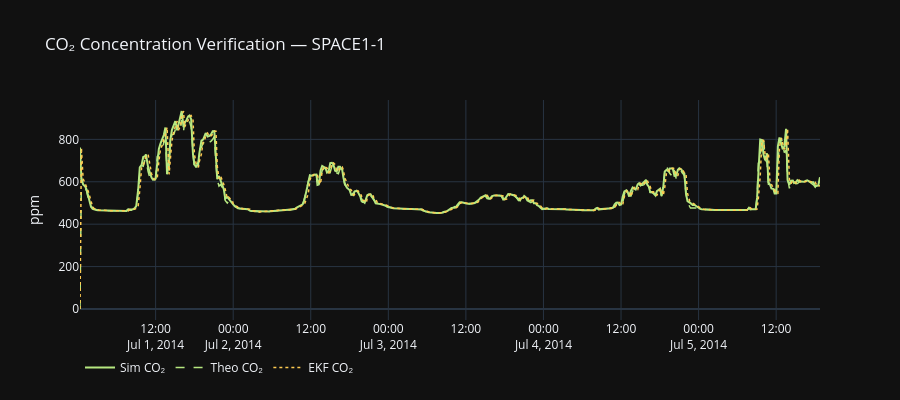

The notebook cell saved with this chart:
### Markdown cell above
## 3 · CO₂ Verification (C_in)

### Code cell
fig = go.Figure()
t = df['Datetime']

fig.add_trace(go.Scatter(x=t, y=df[f'{ZONE}_CO2_ppm'],
    name='Sim CO₂', line=dict(color='#B6E880', width=2)))
fig.add_trace(go.Scatter(x=t, y=df[f'{ZONE}_C_in_theo'],
    name='Theo CO₂', line=dict(color='#B6E880', width=1.5, dash='dash')))
fig.add_trace(go.Scatter(x=t, y=df[f'{ZONE}_C_in_est'],
    name='EKF CO₂', line=dict(color='#FECB52', width=1.5, dash='dot')))

fig.update_layout(template='plotly_dark', height=400,
    title=f'CO₂ Concentration Verification — {ZONE}',
    yaxis_title='ppm',
    legend=dict(orientation='h', y=-0.15))
fig.show()

### Figure 1 — Plotly figure (JSON) as saved in the notebook; plotly's stock layout.template omitted (floating-point values rounded to 4 significant figures; data arrays with more than 128 entries replaced by an {"elided": "..."} marker saying what was removed)
{"data": [{"line": {"color": "#B6E880", "width": 2}, "name": "Sim CO₂", "type": "scatter", "x": {"elided": "459 str values"}, "y": {"elided": "459 float values"}}, {"line": {"color": "#B6E880", "dash": "dash", "width": 1.5}, "name": "Theo CO₂", "type": "scatter", "x": {"elided": "459 str values"}, "y": {"elided": "459 float values"}}, {"line": {"color": "#FECB52", "dash": "dot", "width": 1.5}, "name": "EKF CO₂", "type": "scatter", "x": {"elided": "459 str values"}, "y": {"elided": "459 float values"}}], "layout": {"height": 400, "legend": {"orientation": "h", "y": -0.15}, "title": {"text": "CO₂ Concentration Verification — SPACE1-1"}, "yaxis": {"title": {"text": "ppm"}}}}
